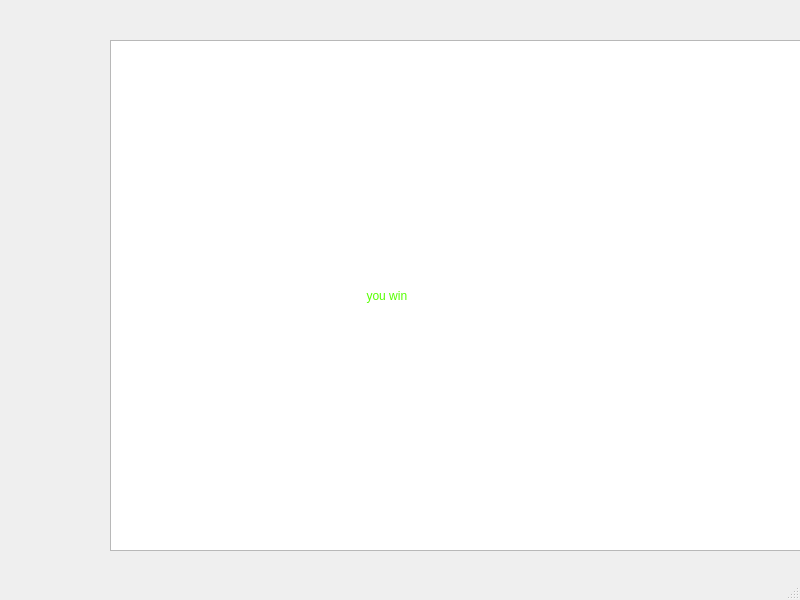
<?xml version="1.0" encoding="UTF-8"?>
<ui version="4.0">
 <class>massagewin</class>
 <widget class="QMainWindow" name="massagewin">
  <property name="geometry">
   <rect>
    <x>0</x>
    <y>0</y>
    <width>800</width>
    <height>600</height>
   </rect>
  </property>
  <property name="minimumSize">
   <size>
    <width>800</width>
    <height>600</height>
   </size>
  </property>
  <property name="maximumSize">
   <size>
    <width>800</width>
    <height>600</height>
   </size>
  </property>
  <property name="windowTitle">
   <string>MainWindow</string>
  </property>
  <widget class="QWidget" name="centralwidget">
   <widget class="QTextEdit" name="textEdit">
    <property name="geometry">
     <rect>
      <x>110</x>
      <y>40</y>
      <width>691</width>
      <height>511</height>
     </rect>
    </property>
    <property name="styleSheet">
     <string notr="true">border-image: url(:/new/prefix1/rulles_back.jpg);</string>
    </property>
    <property name="readOnly">
     <bool>true</bool>
    </property>
   </widget>
   <widget class="QLabel" name="label">
    <property name="geometry">
     <rect>
      <x>300</x>
      <y>170</y>
      <width>300</width>
      <height>251</height>
     </rect>
    </property>
    <property name="minimumSize">
     <size>
      <width>300</width>
      <height>170</height>
     </size>
    </property>
    <property name="styleSheet">
     <string notr="true">font: 20pt &quot;Comic Sans MS&quot;;
color: rgb(85, 255, 0);</string>
    </property>
    <property name="text">
     <string>                    you win</string>
    </property>
   </widget>
  </widget>
  <widget class="QMenuBar" name="menubar">
   <property name="geometry">
    <rect>
     <x>0</x>
     <y>0</y>
     <width>800</width>
     <height>19</height>
    </rect>
   </property>
  </widget>
  <widget class="QStatusBar" name="statusbar"/>
 </widget>
 <resources/>
 <connections/>
</ui>
